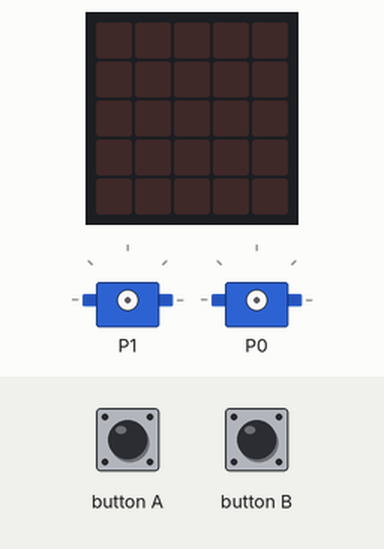
Bench run of a program on a simulated BBC micro:bit (MakeCode). Shown: the board's 5×5 LED display, 2 × servo. The inputs (shaded band) are chosen by the test bench.

Above: at 1.2 s.
1.3 s: button A pressed for 0.15 s
At 2.5 s:
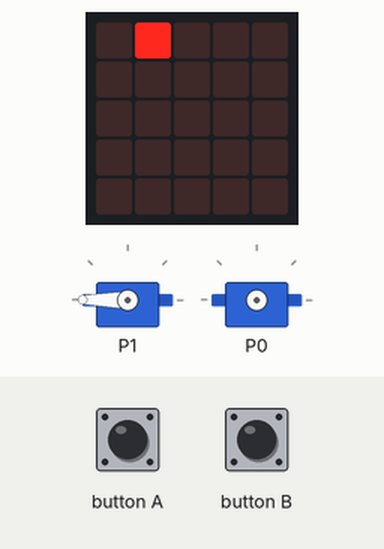
4.4 s: button B pressed for 0.15 s
At 4.9 s:
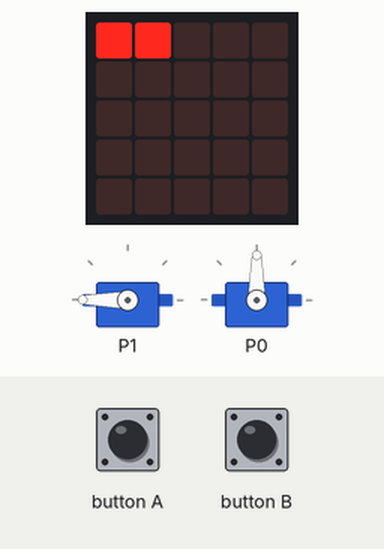
7.5 s: button B pressed for 0.15 s
At 8.5 s:
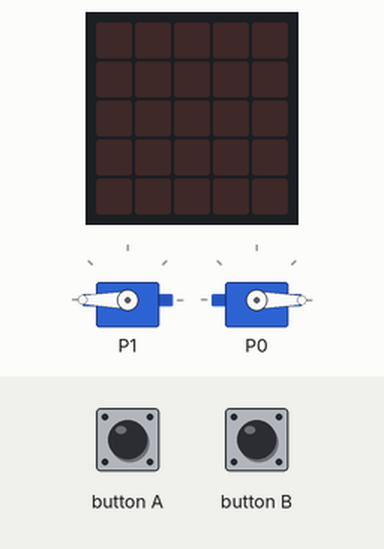
9.1 s: button A pressed for 0.15 s
At 9.7 s:
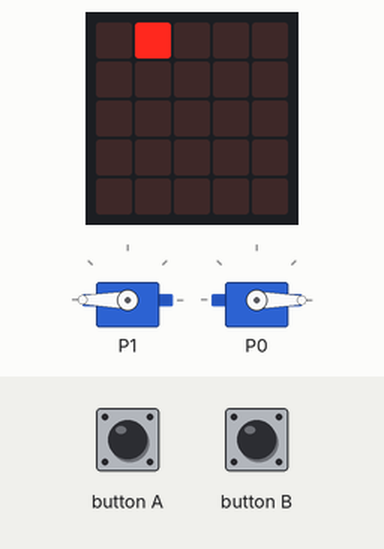
Timing chart, 0 to 12.1 s (numbered marks = the images above; inputs shaded):
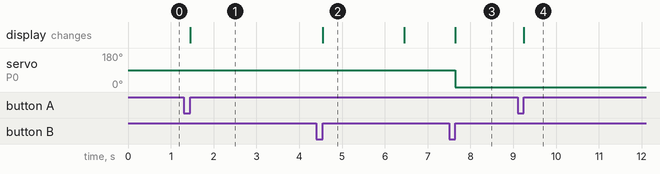

The program:

main.ts
```typescript
input.onButtonPressed(Button.A, function () {
    KAITEN = 100
    led.plot(1, 0)
    servos.P1.run(KAITEN)
    basic.pause(5000)
    led.unplot(1, 0)
    servos.P1.stop()
})
input.onButtonPressed(Button.B, function () {
    if (FUTA == 0) {
        FUTA = 90
        led.plot(0, 0)
        servos.P0.setAngle(FUTA)
    } else {
        FUTA = 0
        led.unplot(0, 0)
        servos.P0.setAngle(FUTA)
    }
})
let KAITEN = 0
let FUTA = 0
FUTA = 0
KAITEN = 0
basic.forever(function () {

})
```

test.ts
```typescript
// テストはここに来ます。このパッケージが拡張機能として使用されるときにはコンパイルされません。
```

Measured:
- after the input at 1.3 s, the display: changes after 0.15 s (image 1)
- after the input at 4.4 s, the display: changes after 0.15 s (image 2)
- after the input at 7.5 s, servo on P0: 90° → 0° after 0.15 s; the display: changes after 0.15 s (image 3)
- after the input at 9.1 s, the display: changes after 0.15 s (image 4)
- what the display in image 2 shows lasts 1.9 s, from 4.6 s to 6.5 s
